Frame 1 (no input): blank canvas, image omitted
Frame 60 (no input): blank canvas, image omitted
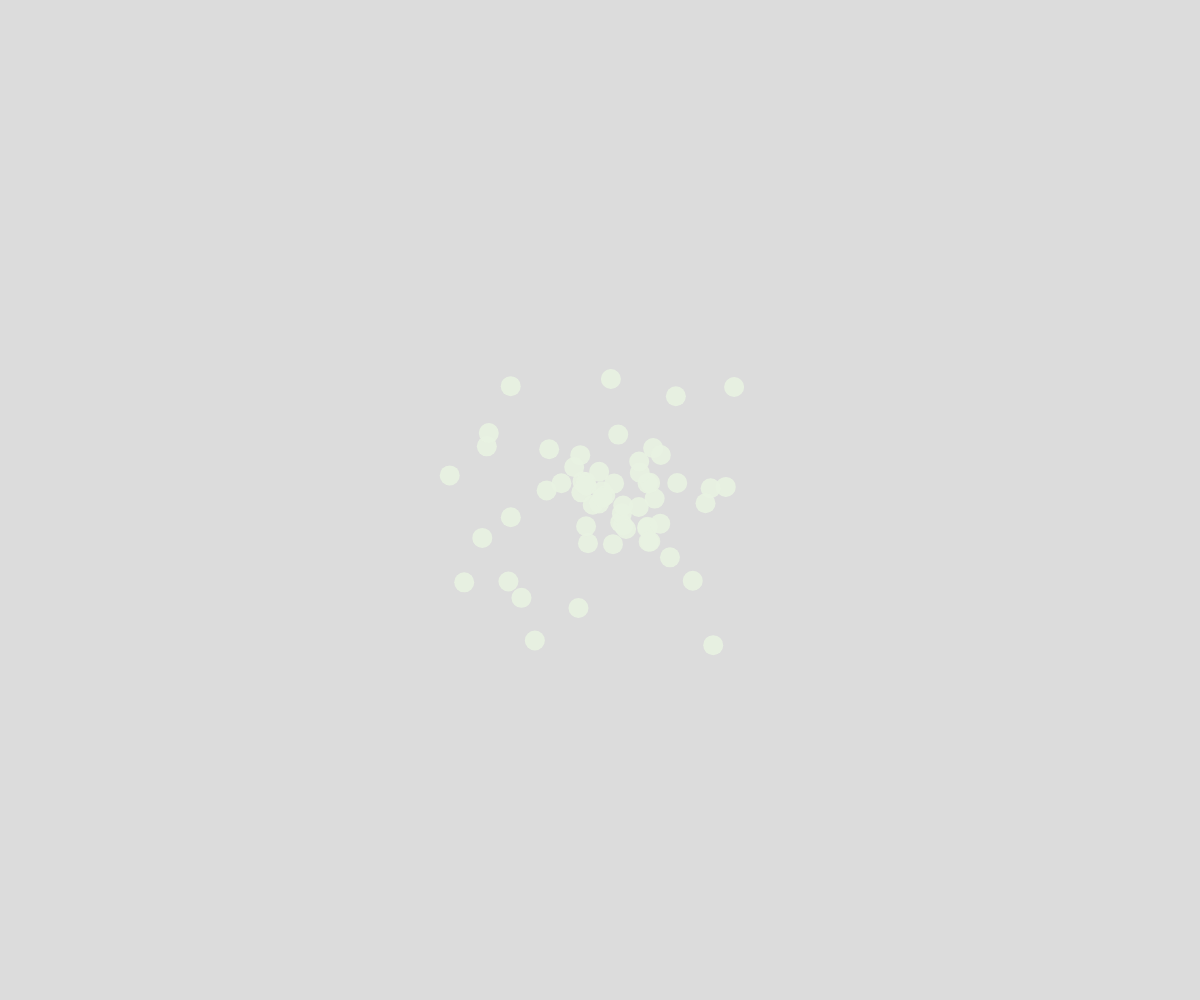
Frame 120 (the mouse pressed at the canvas centre since frame 60)

The p5.js sketch whose frames 1 and 60 were blank and that drew this single picture after the mouse press (run headless with seeded random() and noise() and a simulated clock; from frame 60 on, the mouse is pressed at the canvas centre):

// p5.js sketch
// ── sketch.js
// OOP BULLET CLASS

let theBullets = [];
let r;
let g;
let b;

function setup() {  
  createCanvas(windowWidth, windowHeight);
}

function draw() {
  background(220);
  for (let i = 0; i < theBullets.length; i++){
    theBullets[i].move();
    theBullets[i].display();
    
  }
  if (mouseIsPressed){
    let myBullet = new Bullet(mouseX, mouseY, random(-3, 3),random(-3, 3), 10);
    theBullets.push(myBullet);
    r = random(0, 255);
    g = random(0, 255);
    b = random(0, 255);
    o = random(55, 255);
  }

}



class Bullet {
  
  constructor(x, y, dx, dy, radius){
    this.x = x;
    this.y = y;
    this.dx = dx;
    this.dy = dy;
    this.radius = radius;
  }

  display(){
    fill(r, g, b, o);
    noStroke();
    circle(this.x, this.y, this.radius*2);
  }

  move(){
    this.x += this.dx;
    this.y += this.dy;
  }
}
